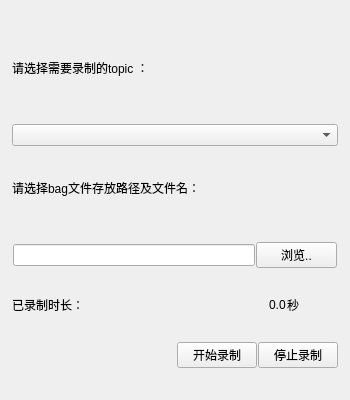
<?xml version="1.0" encoding="UTF-8"?>
<ui version="4.0">
 <class>RecordPanel</class>
 <widget class="QWidget" name="RecordPanel">
  <property name="geometry">
   <rect>
    <x>0</x>
    <y>0</y>
    <width>350</width>
    <height>400</height>
   </rect>
  </property>
  <property name="windowTitle">
   <string>Record</string>
  </property>
  <layout class="QVBoxLayout" name="verticalLayout">
   <item>
    <widget class="QWidget" name="topic_widget" native="true">
     <property name="sizePolicy">
      <sizepolicy hsizetype="Preferred" vsizetype="Preferred">
       <horstretch>0</horstretch>
       <verstretch>2</verstretch>
      </sizepolicy>
     </property>
     <layout class="QVBoxLayout" name="verticalLayout_2">
      <property name="spacing">
       <number>1</number>
      </property>
      <property name="leftMargin">
       <number>1</number>
      </property>
      <property name="topMargin">
       <number>1</number>
      </property>
      <property name="rightMargin">
       <number>1</number>
      </property>
      <property name="bottomMargin">
       <number>1</number>
      </property>
      <item>
       <widget class="QLabel" name="topic_label">
        <property name="sizePolicy">
         <sizepolicy hsizetype="Preferred" vsizetype="Preferred">
          <horstretch>0</horstretch>
          <verstretch>0</verstretch>
         </sizepolicy>
        </property>
        <property name="text">
         <string>请选择需要录制的topic ：</string>
        </property>
       </widget>
      </item>
      <item>
       <widget class="MultiSelectComboBox" name="topic_comboBox">
        <property name="sizePolicy">
         <sizepolicy hsizetype="Preferred" vsizetype="Fixed">
          <horstretch>0</horstretch>
          <verstretch>0</verstretch>
         </sizepolicy>
        </property>
       </widget>
      </item>
     </layout>
    </widget>
   </item>
   <item>
    <widget class="QWidget" name="dir_widget" native="true">
     <property name="sizePolicy">
      <sizepolicy hsizetype="Preferred" vsizetype="Preferred">
       <horstretch>0</horstretch>
       <verstretch>2</verstretch>
      </sizepolicy>
     </property>
     <layout class="QVBoxLayout" name="verticalLayout_3">
      <property name="spacing">
       <number>1</number>
      </property>
      <property name="leftMargin">
       <number>1</number>
      </property>
      <property name="topMargin">
       <number>1</number>
      </property>
      <property name="rightMargin">
       <number>1</number>
      </property>
      <property name="bottomMargin">
       <number>1</number>
      </property>
      <item>
       <widget class="QLabel" name="dir_label">
        <property name="sizePolicy">
         <sizepolicy hsizetype="Preferred" vsizetype="Preferred">
          <horstretch>0</horstretch>
          <verstretch>0</verstretch>
         </sizepolicy>
        </property>
        <property name="text">
         <string>请选择bag文件存放路径及文件名：</string>
        </property>
       </widget>
      </item>
      <item>
       <widget class="QWidget" name="dirbrowse_widget" native="true">
        <property name="sizePolicy">
         <sizepolicy hsizetype="Preferred" vsizetype="Preferred">
          <horstretch>0</horstretch>
          <verstretch>0</verstretch>
         </sizepolicy>
        </property>
        <layout class="QHBoxLayout" name="horizontalLayout_2">
         <property name="spacing">
          <number>1</number>
         </property>
         <property name="leftMargin">
          <number>1</number>
         </property>
         <property name="topMargin">
          <number>1</number>
         </property>
         <property name="rightMargin">
          <number>1</number>
         </property>
         <property name="bottomMargin">
          <number>1</number>
         </property>
         <item>
          <widget class="QLineEdit" name="dir_lineEdit">
           <property name="sizePolicy">
            <sizepolicy hsizetype="Expanding" vsizetype="Fixed">
             <horstretch>3</horstretch>
             <verstretch>0</verstretch>
            </sizepolicy>
           </property>
          </widget>
         </item>
         <item>
          <widget class="QPushButton" name="browse_Btn">
           <property name="sizePolicy">
            <sizepolicy hsizetype="Minimum" vsizetype="Fixed">
             <horstretch>1</horstretch>
             <verstretch>0</verstretch>
            </sizepolicy>
           </property>
           <property name="text">
            <string>浏览..</string>
           </property>
          </widget>
         </item>
        </layout>
       </widget>
      </item>
     </layout>
    </widget>
   </item>
   <item>
    <widget class="QWidget" name="duration_widget" native="true">
     <property name="sizePolicy">
      <sizepolicy hsizetype="Preferred" vsizetype="Preferred">
       <horstretch>0</horstretch>
       <verstretch>0</verstretch>
      </sizepolicy>
     </property>
     <layout class="QHBoxLayout" name="horizontalLayout_3">
      <property name="spacing">
       <number>1</number>
      </property>
      <property name="leftMargin">
       <number>1</number>
      </property>
      <property name="topMargin">
       <number>1</number>
      </property>
      <property name="rightMargin">
       <number>1</number>
      </property>
      <property name="bottomMargin">
       <number>1</number>
      </property>
      <item>
       <widget class="QLabel" name="duration_label">
        <property name="sizePolicy">
         <sizepolicy hsizetype="Preferred" vsizetype="Preferred">
          <horstretch>2</horstretch>
          <verstretch>0</verstretch>
         </sizepolicy>
        </property>
        <property name="text">
         <string>已录制时长：</string>
        </property>
       </widget>
      </item>
      <item>
       <widget class="QWidget" name="null_widget_2" native="true">
        <property name="sizePolicy">
         <sizepolicy hsizetype="Preferred" vsizetype="Preferred">
          <horstretch>3</horstretch>
          <verstretch>0</verstretch>
         </sizepolicy>
        </property>
        <layout class="QHBoxLayout" name="horizontalLayout_5"/>
       </widget>
      </item>
      <item>
       <widget class="QLabel" name="record_time_label">
        <property name="text">
         <string>0.0</string>
        </property>
       </widget>
      </item>
      <item>
       <widget class="QLabel" name="second_label">
        <property name="sizePolicy">
         <sizepolicy hsizetype="Preferred" vsizetype="Preferred">
          <horstretch>1</horstretch>
          <verstretch>0</verstretch>
         </sizepolicy>
        </property>
        <property name="text">
         <string>秒</string>
        </property>
       </widget>
      </item>
     </layout>
    </widget>
   </item>
   <item>
    <widget class="QWidget" name="buttons_widget" native="true">
     <property name="sizePolicy">
      <sizepolicy hsizetype="Preferred" vsizetype="Preferred">
       <horstretch>0</horstretch>
       <verstretch>1</verstretch>
      </sizepolicy>
     </property>
     <layout class="QHBoxLayout" name="horizontalLayout">
      <property name="spacing">
       <number>1</number>
      </property>
      <property name="leftMargin">
       <number>1</number>
      </property>
      <property name="topMargin">
       <number>1</number>
      </property>
      <property name="rightMargin">
       <number>1</number>
      </property>
      <property name="bottomMargin">
       <number>1</number>
      </property>
      <item>
       <widget class="QWidget" name="null_widget" native="true">
        <property name="sizePolicy">
         <sizepolicy hsizetype="Preferred" vsizetype="Preferred">
          <horstretch>3</horstretch>
          <verstretch>0</verstretch>
         </sizepolicy>
        </property>
       </widget>
      </item>
      <item>
       <widget class="QPushButton" name="record_Btn">
        <property name="sizePolicy">
         <sizepolicy hsizetype="Minimum" vsizetype="Fixed">
          <horstretch>1</horstretch>
          <verstretch>0</verstretch>
         </sizepolicy>
        </property>
        <property name="text">
         <string>开始录制</string>
        </property>
       </widget>
      </item>
      <item>
       <widget class="QPushButton" name="stop_record_Btn">
        <property name="text">
         <string>停止录制</string>
        </property>
       </widget>
      </item>
     </layout>
    </widget>
   </item>
  </layout>
 </widget>
 <customwidgets>
  <customwidget>
   <class>MultiSelectComboBox</class>
   <extends>QComboBox</extends>
   <header>./include/qt_rviz_demo/UIPromoteClass/multiselect_combobox.h</header>
  </customwidget>
 </customwidgets>
 <resources/>
 <connections/>
</ui>
